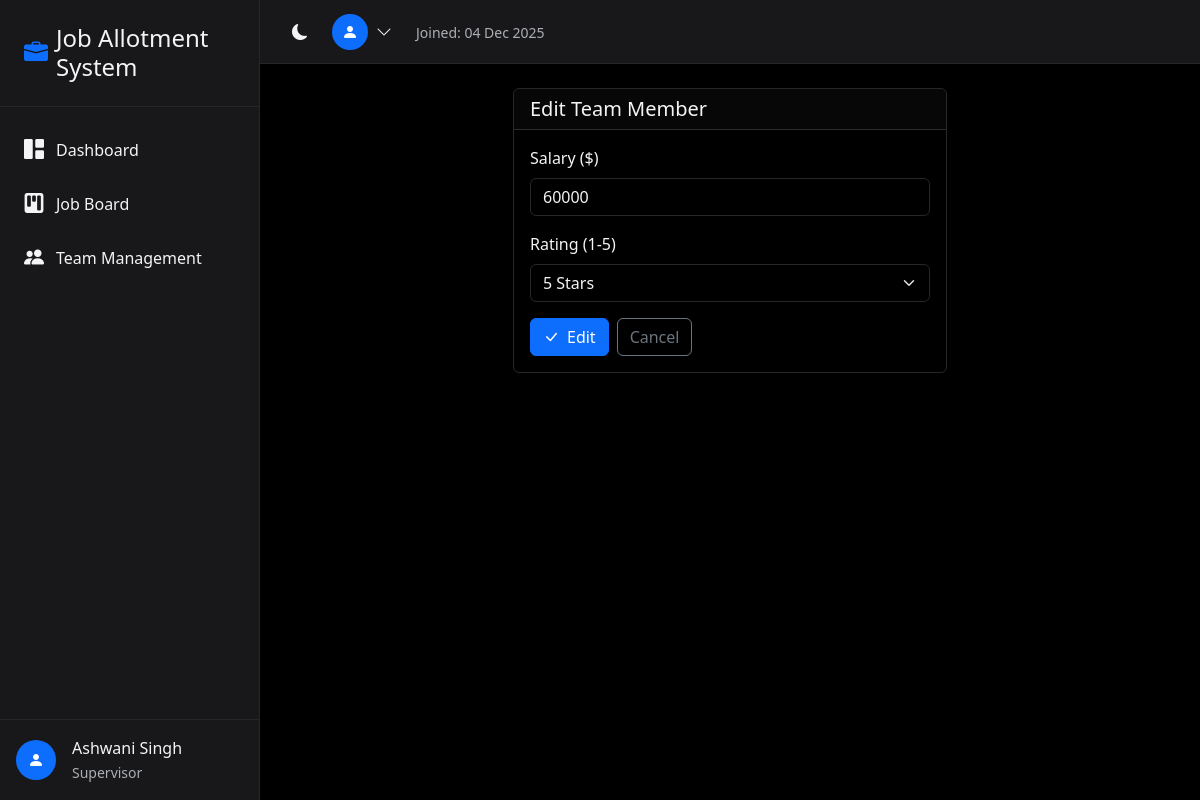
/team/20/edit/ (signed in), run on the app's committed database.
### core/models.py (models this page shows, shortened)
class CustomUser(AbstractUser):
    role = models.CharField(
        max_length=20,
        choices=UserRole.choices,
        default=UserRole.EMPLOYEE
    )
    full_name = models.CharField(max_length=255, blank=True)
    phone = models.CharField(max_length=20, blank=True)
    salary = models.DecimalField(
        max_digits=10,
        decimal_places=2,
        default=45000.00
    )
    rating = models.IntegerField(
        default=5,
        validators=[MinValueValidator(1), MaxValueValidator(5)]
    )
    is_deleted = models.BooleanField(default=False)
    created_at = models.DateTimeField(auto_now_add=True)
    updated_at = models.DateTimeField(auto_now=True)
    class Meta:
        ordering = ['-created_at']

### core/views.py (the view, shortened to what this page needs)
# urls.py: path('team/<int:user_id>/edit/', views.team_edit, name='team_edit'),
@login_required
def team_edit(request, user_id):
    target_user = get_object_or_404(CustomUser, id=user_id, is_deleted=False)
    current_user = request.user
    if current_user.role == UserRole.EMPLOYEE:
        messages.error(request, 'You do not have permission to edit users.')
        return redirect('dashboard')
    if current_user.role == UserRole.SUPERVISOR:
        if target_user.role != UserRole.EMPLOYEE:
            messages.error(request, 'You can only edit employees.')
            return redirect('team_management')
    context = {
        'target_user': target_user,
        'action': 'Edit',
        'can_edit_name': current_user.role == UserRole.ADMIN,
        'can_edit_salary': current_user.role == UserRole.SUPERVISOR,
    }
    return render(request, 'team_form.html', context)

### templates/team_form.html (shortened to what this page needs)
{% extends 'base.html' %}
{% block content %}
<div class="row justify-content-center">
    <div class="col-lg-6">
        <div class="card">
            <div class="card-header">
                <h5 class="mb-0">{{ action }} Team Member</h5>
            </div>
            <div class="card-body">
                <form method="post">
                    {% if can_edit_salary %}
                    <div class="mb-3">
                        <label class="form-label">Salary ($)</label>
                        <input type="number" name="salary" class="form-control" value="{{ target_user.salary|floatformat:0 }}" step="1000" min="0">
                    </div>
                    <div class="mb-3">
                        <label class="form-label">Rating (1-5)</label>
                        <select name="rating" class="form-select">
                            {% for i in "12345" %}
                            <option value="{{ forloop.counter }}" {% if target_user.rating == forloop.counter %}selected{% endif %}>
                                {{ forloop.counter }} Star{% if forloop.counter > 1 %}s{% endif %}
                            </option>
                            {% endfor %}
                        </select>
                    </div>
                    {% endif %}
                    <div class="d-flex gap-2">
                        <button type="submit" class="btn btn-primary">
                            <i class="bi bi-check-lg me-2"></i>{{ action }}
                        </button>
                        <a href="{% url 'team_management' %}" class="btn btn-outline-secondary">Cancel</a>
                    </div>
                </form>
            </div>
        </div>
    </div>
</div>
{% endblock %}

### templates/base.html (shortened to what this page needs)
<!DOCTYPE html>
<html lang="en" data-bs-theme="dark">
<head>
    <link href="https://cdn.jsdelivr.net/npm/bootstrap@5.3.2/dist/css/bootstrap.min.css" rel="stylesheet">
    <link href="https://cdn.jsdelivr.net/npm/bootstrap-icons@1.11.1/font/bootstrap-icons.css" rel="stylesheet">
</head>
<body>
    {% if user.is_authenticated %}
    <aside class="sidebar" id="sidebar">
        <div class="sidebar-header">
            <h4 class="mb-0 d-flex align-items-center">
                <i class="bi bi-briefcase-fill text-primary me-2"></i>
                Job Allotment System
            </h4>
        </div>
        <nav class="sidebar-nav">
            <a href="{% url 'dashboard' %}" class="nav-link {% if request.resolver_match.url_name == 'dashboard' %}active{% endif %}">
                <i class="bi bi-grid-1x2-fill"></i>
                Dashboard
            </a>
            {% if user.role != 'EMPLOYEE' %}
            <a href="{% url 'job_board' %}" class="nav-link {% if request.resolver_match.url_name == 'job_board' %}active{% endif %}">
                <i class="bi bi-kanban-fill"></i>
                Job Board
            </a>
            {% endif %}
            {% if user.role != 'EMPLOYEE' %}
            <a href="{% url 'team_management' %}" class="nav-link {% if request.resolver_match.url_name == 'team_management' %}active{% endif %}">
                <i class="bi bi-people-fill"></i>
                Team Management
            </a>
            {% endif %}
        </nav>
        <div class="position-absolute bottom-0 start-0 end-0 p-3 border-top" style="border-color: var(--bs-border-color) !important;">
            <div class="d-flex align-items-center">
                <div class="rounded-circle bg-primary d-flex align-items-center justify-content-center" style="width: 40px; height: 40px;">
                    <i class="bi bi-person-fill text-white"></i>
                </div>
                <div class="ms-3">
                    <div class="fw-medium">{{ user.full_name|default:user.username }}</div>
                    <small class="text-muted">{{ user.get_role_display }}</small>
                </div>
            </div>
        </div>
    </aside>
    <div class="main-wrapper">
        <header class="top-header">
            <div class="d-flex align-items-center gap-3">
                <div class="theme-toggle" onclick="toggleTheme()">
                    <i class="bi bi-moon-fill" id="theme-icon"></i>
                </div>
                <div class="dropdown">
                    <div class="user-dropdown d-flex align-items-center" data-bs-toggle="dropdown">
                        <div class="rounded-circle bg-primary d-flex align-items-center justify-content-center" style="width: 36px; height: 36px;">
                            <i class="bi bi-person-fill text-white"></i>
                        </div>
                        <i class="bi bi-chevron-down ms-2"></i>
                    </div>
                </div>
                <div class="ms-2">
                    <span class="text-muted small">Joined: {{ user.date_joined|date:"d M Y" }}</span>
                </div>
            </div>
        </header>
        <main class="main-content">
            {% block content %}{% endblock %}
        </main>
    </div>
    {% else %}
    <main>
        {% block auth_content %}{% endblock %}
    </main>
    {% endif %}
</body>
</html>

### templates/base.html (style rules this page uses)
:root { --sidebar-width: 260px; }
[data-bs-theme="dark"] { --bs-body-bg: #000; --bs-body-color: #f4f4f5; --bs-card-bg: #18181b; --bs-border-color: #27272a; }
body { min-height: 100vh; background-color: var(--bs-body-bg); }
.sidebar { width: var(--sidebar-width); position: fixed; top: 0; left: 0; height: 100vh; background-color: var(--bs-card-bg); border-right: 1px solid var(--bs-border-color); z-index: 10; transition: transform 0.3s ease; }
.sidebar-header { padding: 1.5rem; border-bottom: 1px solid var(--bs-border-color); }
.sidebar-nav { padding: 1rem 0; }
.nav-link { display: flex; align-items: center; padding: 0.75rem 1.5rem; color: var(--bs-body-color); text-decoration: none; transition: all 0.2s; }
.nav-link i { margin-right: 0.75rem; font-size: 1.25rem; }
.main-wrapper { margin-left: var(--sidebar-width); min-height: 100vh; }
.top-header { height: 64px; background-color: var(--bs-card-bg); border-bottom: 1px solid var(--bs-border-color); display: flex; align-items: center; justify-content: space-between; padding: 0 1.5rem; position: sticky; top: 0; z-index: 999; }
.main-content { padding: 1.5rem; }
.card { background-color: var(--bs-card-bg); border: 1px solid var(--bs-border-color); }
.theme-toggle { cursor: pointer; padding: 0.5rem; border-radius: 0.375rem; transition: background-color 0.2s; }
.user-dropdown { cursor: pointer; }

### data on the page
CustomUser: full_name "Ashwani Singh", role "Supervisor", date_joined "04 Dec 2025"
CustomUser: salary "60000", rating "5 Stars"

### other printed values
{{ action }} "Edit"
